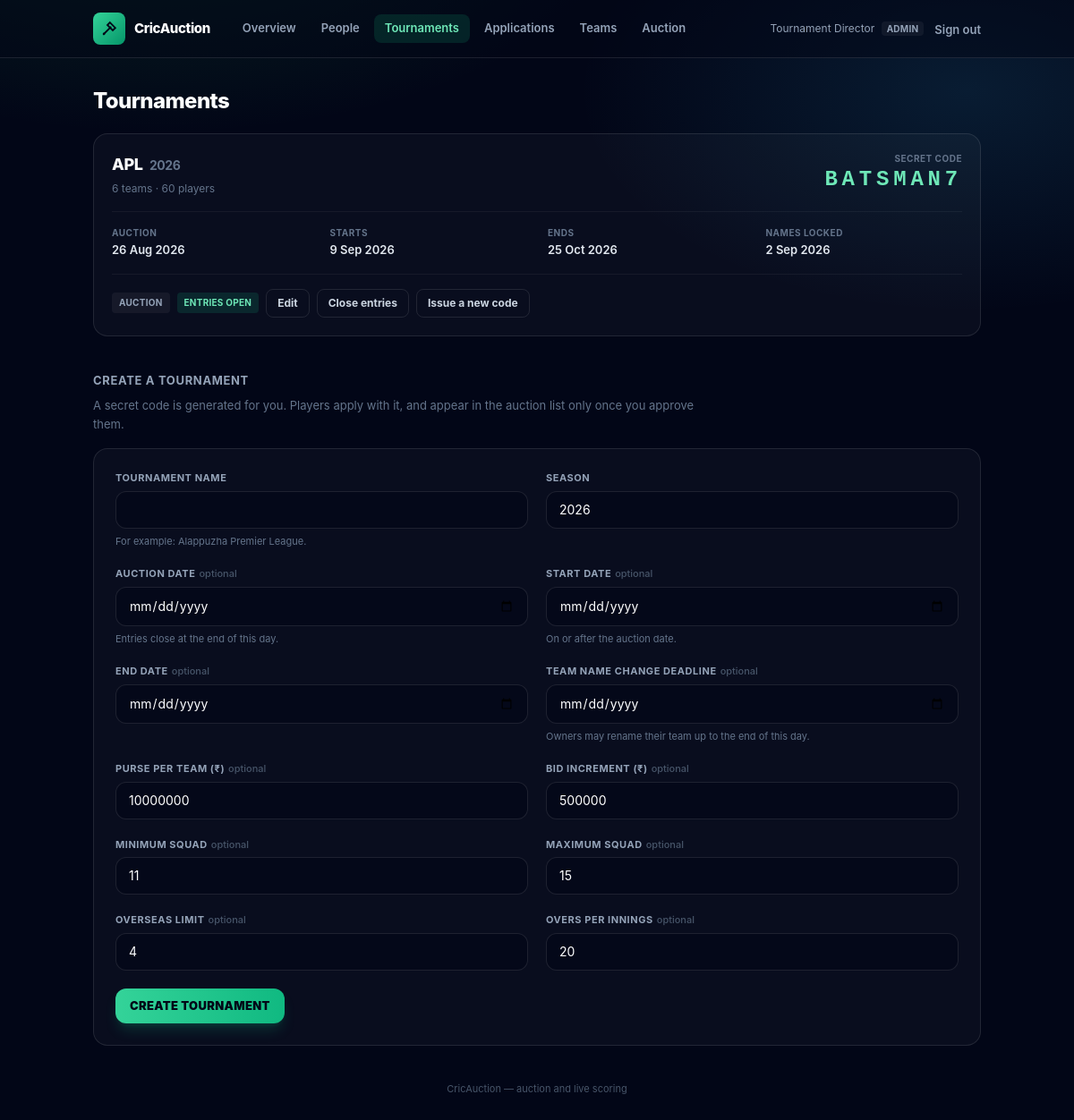
The app's page /admin/tournaments.php (signed in) with its own data.
### tables this page shows
CREATE TABLE `users` (
    `id`             INT UNSIGNED NOT NULL AUTO_INCREMENT,
    `username`       VARCHAR(40)      NULL,   
    `name`           VARCHAR(120) NOT NULL,
    `email`          VARCHAR(190) NOT NULL,   
    `phone`          VARCHAR(20)      NULL,
    `address`        VARCHAR(255)     NULL,
    `photo_path`     VARCHAR(255)     NULL,   
    `player_type`    ENUM('batsman','batting_all_rounder','all_rounder','bowling_all_rounder','wicket_keeper','bowler') NULL,
    `password_hash`  VARCHAR(255) NOT NULL,
 
    `must_change_password` TINYINT(1) NOT NULL DEFAULT 0,
    `role`           ENUM('admin','team_owner','scorer','viewer','player') NOT NULL DEFAULT 'viewer',
    `status`         ENUM('pending','approved','rejected','suspended') NOT NULL DEFAULT 'approved',
    `approved_by`    INT UNSIGNED     NULL,
    `approved_at`    DATETIME         NULL,
    `team_id`        INT UNSIGNED     NULL,   
    `avatar_url`     VARCHAR(255)     NULL,
    `is_active`      TINYINT(1)   NOT NULL DEFAULT 1,
    `last_login_at`  DATETIME         NULL,
    `created_at`     TIMESTAMP    NOT NULL DEFAULT CURRENT_TIMESTAMP,
    `updated_at`     TIMESTAMP    NOT NULL DEFAULT CURRENT_TIMESTAMP ON UPDATE CURRENT_TIMESTAMP,

    PRIMARY KEY (`id`),
    UNIQUE KEY `uq_users_email` (`email`),
    UNIQUE KEY `uq_users_username` (`username`),
 
    UNIQUE KEY `uq_users_owner_team` (`team_id`),
    KEY `idx_users_role` (`role`, `is_active`),
    KEY `idx_users_status` (`status`, `role`),

    CONSTRAINT `fk_users_team`
        FOREIGN KEY (`team_id`) REFERENCES `teams` (`id`),
    CONSTRAINT `fk_users_approved_by`
        FOREIGN KEY (`approved_by`) REFERENCES `users` (`id`),

 
    CONSTRAINT `chk_users_team_role` CHECK (
        (`role` = 'team_owner' AND `team_id` IS NOT NULL)
        OR (`role` <> 'team_owner' AND `team_id` IS NULL)
    )
);

CREATE TABLE `tournaments` (
    `id`                 INT UNSIGNED    NOT NULL AUTO_INCREMENT,
    `name`               VARCHAR(120)    NOT NULL,
    `season_year`        SMALLINT UNSIGNED NOT NULL,
    `logo_url`           VARCHAR(255)        NULL,

 
    `secret_code`        VARCHAR(16)         NULL,

 
    `start_date`         DATE                NULL,
    `auction_date`       DATE                NULL,   
    `end_date`           DATE                NULL,
 
    `team_name_change_deadline` DATE          NULL,
    `registration_open`  TINYINT(1)      NOT NULL DEFAULT 1,

 
    `purse_per_team`     DECIMAL(14,2)   NOT NULL DEFAULT 10000000.00,
    `min_squad_size`     TINYINT UNSIGNED NOT NULL DEFAULT 11,
    `max_squad_size`     TINYINT UNSIGNED NOT NULL DEFAULT 15,
    `max_overseas`       TINYINT UNSIGNED NOT NULL DEFAULT 4,
    `bid_increment`      DECIMAL(14,2)   NOT NULL DEFAULT 500000.00,
    `bid_timer_seconds`  SMALLINT UNSIGNED NOT NULL DEFAULT 30,

 
    `overs_per_innings`  TINYINT UNSIGNED NOT NULL DEFAULT 20,
    `balls_per_over`     TINYINT UNSIGNED NOT NULL DEFAULT 6,

    `status`             ENUM('draft','auction','ongoing','completed') NOT NULL DEFAULT 'draft',
    `created_at`         TIMESTAMP       NOT NULL DEFAULT CURRENT_TIMESTAMP,
    `updated_at`         TIMESTAMP       NOT NULL DEFAULT CURRENT_TIMESTAMP ON UPDATE CURRENT_TIMESTAMP,

    PRIMARY KEY (`id`),
    UNIQUE KEY `uq_tournament_name_season` (`name`, `season_year`),
    UNIQUE KEY `uq_tournament_secret` (`secret_code`),
    KEY `idx_tournament_status` (`status`),

    CONSTRAINT `chk_tournament_squad`   CHECK (`max_squad_size` >= `min_squad_size`),
    CONSTRAINT `chk_tournament_purse`   CHECK (`purse_per_team` > 0),
    CONSTRAINT `chk_tournament_overs`   CHECK (`overs_per_innings` BETWEEN 1 AND 50)
);

### public/admin/tournaments.php (the view, shortened to what the rows shown need)
<?php
require_once dirname(dirname(__DIR__)) . '/config/config.php';
require_once BASE_PATH . '/app/Views/layouts/shell.php';
Auth::require(Auth::ROLE_ADMIN);
$tournaments = new TournamentService();
$all     = $tournaments->listTournaments();
$links = [
    ['href' => 'index.php',        'label' => 'Overview'],
    ['href' => 'users.php',        'label' => 'People'],
    ['href' => 'tournaments.php',  'label' => 'Tournaments', 'current' => true],
    ['href' => 'applications.php', 'label' => 'Applications'],
    ['href' => 'teams.php',        'label' => 'Teams'],
    ['href' => 'auction.php',      'label' => 'Auction'],
];
page_head('Tournaments', '../', $links);
?>
<h1 class="text-2xl font-extrabold tracking-tight text-white">Tournaments</h1>
<?php if ($all === []): ?>
    <p class="mt-5 rounded-2xl border border-white/10 bg-white/[0.03] p-8 text-center text-sm text-slate-500">
        No tournament yet. Create the first one below — players can apply the moment it exists.
    </p>
<?php else: ?>
    <div class="mt-5 space-y-4">
        <?php foreach ($all as $row): ?>
            <article class="rounded-2xl border border-white/10 bg-white/[0.03] p-5">
                <div class="flex flex-wrap items-start justify-between gap-4">
                    <div>
                        <h2 class="text-lg font-extrabold tracking-tight text-white">
                            <?= e((string) $row['name']) ?>
                            <span class="ml-1 text-sm font-bold text-slate-500"><?= e((string) $row['season_year']) ?></span>
                        </h2>
                        <p class="mt-1 text-[12px] text-slate-500">
                            <?= (int) $row['team_count'] ?> teams
                            · <?= (int) $row['player_count'] ?> players
                        </p>
                    </div>
                    <div class="text-right">
                        <p class="text-[10px] font-bold uppercase tracking-wider text-slate-500">Secret code</p>
                        <p class="font-mono text-2xl font-black tracking-[0.2em] text-emerald-300">
                            <?= e((string) ($row['secret_code'] ?? '—')) ?>
                        </p>
                    </div>
                </div>
                <dl class="mt-4 grid grid-cols-2 gap-x-6 gap-y-3 border-t border-white/5 pt-4 sm:grid-cols-4">
                    <?php foreach ([
                        'Auction'      => $row['auction_date'],
                        'Starts'       => $row['start_date'],
                        'Ends'         => $row['end_date'],
                        'Names locked' => $row['team_name_change_deadline'],
                    ] as $label => $date): ?>
                        <div>
                            <dt class="text-[10px] font-bold uppercase tracking-wider text-slate-500"><?= e($label) ?></dt>
                            <dd class="mt-0.5 text-[13px] font-semibold text-slate-200"><?= e(pretty_date($date)) ?></dd>
                        </div>
                    <?php endforeach; ?>
                </dl>
                <div class="mt-4 flex flex-wrap items-center gap-2 border-t border-white/5 pt-4">
                    <span class="rounded bg-white/5 px-2 py-1 text-[10px] font-bold uppercase tracking-wide text-slate-400">
                        <?= e((string) $row['status']) ?>
                    </span>
                    <span class="rounded px-2 py-1 text-[10px] font-bold uppercase tracking-wide <?=
                        (int) $row['registration_open'] === 1
                            ? 'bg-emerald-500/15 text-emerald-300' : 'bg-slate-500/15 text-slate-400' ?>">
                        entries <?= (int) $row['registration_open'] === 1 ? 'open' : 'closed' ?>
                    </span>
                    <a href="tournaments.php?edit=<?= (int) $row['id'] ?>"
                       class="rounded-lg border border-white/10 px-3 py-1.5 text-[12px] font-bold text-slate-300 hover:bg-white/5">Edit</a>
                    <form method="post" class="inline">
                        <button type="submit" class="rounded-lg border border-white/10 px-3 py-1.5 text-[12px] font-bold text-slate-300 hover:bg-white/5">
                            <?= (int) $row['registration_open'] === 1 ? 'Close entries' : 'Open entries' ?>
                        </button>
                    </form>
                    <form method="post" class="inline">
                        <button type="submit" class="rounded-lg border border-white/10 px-3 py-1.5 text-[12px] font-bold text-slate-300 hover:bg-white/5">
                            Issue a new code
                        </button>
                    </form>
                </div>
            </article>
        <?php endforeach; ?>
    </div>
<?php endif; ?>
<section class="mt-10">
    <h2 class="text-[13px] font-bold uppercase tracking-wider text-slate-400">Create a tournament</h2>
</section>
<?php page_foot(); ?>

### app/Views/layouts/shell.php (shortened to what the rows shown need)
<?php
function page_head(string $title, string $up = '', array $links = []): void
{
    $user = Auth::user();
    ?><!DOCTYPE html>
<html lang="en" class="dark">
<head>
    <link rel="stylesheet" href="<?= e($up) ?>assets/css/app.css">
</head>
<body class="bg-gate min-h-screen font-sans text-slate-200">
<header class="border-b border-white/10 bg-slate-950/50">
    <div class="mx-auto flex max-w-5xl flex-wrap items-center gap-x-6 gap-y-3 px-4 py-3.5">
        <div class="ml-auto flex items-center gap-3">
            <?php if ($user !== null): ?>
                <span class="hidden text-[12px] text-slate-400 sm:block">
                    <?= e((string) $user['name']) ?>
                    <span class="ml-1 rounded bg-white/5 px-1.5 py-0.5 text-[10px] font-bold uppercase tracking-wide text-slate-400">
                        <?= e(str_replace('_', ' ', (string) $user['role'])) ?>
                    </span>
                </span>
                <form method="post" action="<?= e($up) ?>logout.php" class="inline">
                    <button type="submit" class="text-[13px] font-semibold text-slate-400 transition hover:text-rose-300">
                        Sign out
                    </button>
                </form>
            <?php else: ?>
                <a href="<?= e($up) ?>login.php" class="text-[13px] font-semibold text-slate-300 hover:text-emerald-300">Sign in</a>
                <a href="<?= e($up) ?>register.php"
                   class="rounded-lg bg-emerald-500 px-3 py-1.5 text-[13px] font-bold text-slate-950 hover:brightness-110">Register</a>
            <?php endif; ?>
        </div>
    </div>
</header>
<main class="mx-auto max-w-5xl px-4 py-8">
<?php
}
    ?>
    <?php
function page_foot(): void
{
    ?>
</main>
</body>
</html>
<?php
}
    ?>
    <?php
function pretty_date(?string $date): string
{
    $ts = strtotime($date);
    return $ts === false ? $date : date('j M Y', $ts);
}

### records on screen
users: role "ADMIN"
tournaments: name "APL", season_year "2026", team_count "6", player_count "60", secret_code "BATSMAN7", label "AUCTION", auction_date "26 Aug 2026", label "STARTS", start_date "9 Sep 2026", label "ENDS", end_date "25 Oct 2026", label "NAMES LOCKED", team_name_change_deadline "2 Sep 2026", status "AUCTION", registration_open "OPEN"

### other values on screen
APP_NAME "CricAuction"
$link['label'] "Overview"
$link['label'] "People"
$link['label'] "Tournaments"
$link['label'] "Applications"
$link['label'] "Teams"
$link['label'] "Auction"
$user['name'] "Tournament Director"
$label "TOURNAMENT NAME SEASON AUCTION DATE START DATE END DATE TEAM NAME CHANGE DEADLINE PURSE PER TEAM (₹) BID INCREMENT (₹) MINIMUM SQUAD MAXIMUM SQUAD OVERSEAS LIMIT OVERS PER INNINGS"
$hint "For example: Alappuzha Premier League. Entries close at the end of this day. On or after the auction date. Owners may rename their team up to the end of this day."
$label "CREATE TOURNAMENT"
